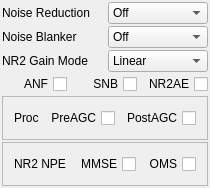
<?xml version="1.0" encoding="UTF-8"?>
<ui version="4.0">
 <class>NoiseFilterWidget</class>
 <widget class="QWidget" name="NoiseFilterWidget">
  <property name="geometry">
   <rect>
    <x>0</x>
    <y>0</y>
    <width>351</width>
    <height>430</height>
   </rect>
  </property>
  <property name="sizePolicy">
   <sizepolicy hsizetype="Minimum" vsizetype="Minimum">
    <horstretch>0</horstretch>
    <verstretch>0</verstretch>
   </sizepolicy>
  </property>
  <property name="windowTitle">
   <string>NoiseFilterWidget</string>
  </property>
  <layout class="QVBoxLayout" name="verticalLayout">
   <property name="spacing">
    <number>2</number>
   </property>
   <property name="sizeConstraint">
    <enum>QLayout::SetFixedSize</enum>
   </property>
   <property name="leftMargin">
    <number>2</number>
   </property>
   <property name="topMargin">
    <number>2</number>
   </property>
   <property name="rightMargin">
    <number>2</number>
   </property>
   <property name="bottomMargin">
    <number>2</number>
   </property>
   <item>
    <layout class="QHBoxLayout" name="horizontalLayout">
     <item>
      <widget class="QLabel" name="label_2">
       <property name="text">
        <string>Noise Reduction </string>
       </property>
      </widget>
     </item>
     <item>
      <widget class="QComboBox" name="nrModeComboBox">
       <item>
        <property name="text">
         <string>Off</string>
        </property>
       </item>
       <item>
        <property name="text">
         <string>NR1</string>
        </property>
       </item>
       <item>
        <property name="text">
         <string>NR2</string>
        </property>
       </item>
      </widget>
     </item>
    </layout>
   </item>
   <item>
    <layout class="QHBoxLayout" name="horizontalLayout_6">
     <item>
      <widget class="QLabel" name="label">
       <property name="text">
        <string>Noise Blanker </string>
       </property>
      </widget>
     </item>
     <item>
      <widget class="QComboBox" name="nbModeComboBox">
       <item>
        <property name="text">
         <string>Off</string>
        </property>
       </item>
       <item>
        <property name="text">
         <string>NB1</string>
        </property>
       </item>
       <item>
        <property name="text">
         <string>NB2</string>
        </property>
       </item>
      </widget>
     </item>
    </layout>
   </item>
   <item>
    <layout class="QHBoxLayout" name="horizontalLayout_3">
     <item>
      <widget class="QLabel" name="label_3">
       <property name="text">
        <string>NR2 Gain Mode </string>
       </property>
      </widget>
     </item>
     <item>
      <widget class="QComboBox" name="nr2GainComboBox">
       <item>
        <property name="text">
         <string>Linear</string>
        </property>
       </item>
       <item>
        <property name="text">
         <string>Log</string>
        </property>
       </item>
       <item>
        <property name="text">
         <string>Method</string>
        </property>
       </item>
      </widget>
     </item>
    </layout>
   </item>
   <item>
    <layout class="QHBoxLayout" name="horizontalLayout_2">
     <item>
      <widget class="QCheckBox" name="anfCheckBox">
       <property name="layoutDirection">
        <enum>Qt::RightToLeft</enum>
       </property>
       <property name="text">
        <string>ANF</string>
       </property>
      </widget>
     </item>
     <item>
      <widget class="QCheckBox" name="snbCheckBox">
       <property name="layoutDirection">
        <enum>Qt::RightToLeft</enum>
       </property>
       <property name="text">
        <string>SNB</string>
       </property>
      </widget>
     </item>
     <item>
      <widget class="QCheckBox" name="nr2aeCheckBox">
       <property name="layoutDirection">
        <enum>Qt::RightToLeft</enum>
       </property>
       <property name="text">
        <string>NR2AE</string>
       </property>
      </widget>
     </item>
    </layout>
   </item>
   <item>
    <widget class="QFrame" name="frame_5">
     <property name="frameShape">
      <enum>QFrame::StyledPanel</enum>
     </property>
     <property name="frameShadow">
      <enum>QFrame::Raised</enum>
     </property>
     <layout class="QHBoxLayout" name="horizontalLayout_5">
      <item>
       <widget class="QLabel" name="label_4">
        <property name="text">
         <string>Proc</string>
        </property>
       </widget>
      </item>
      <item>
       <widget class="QCheckBox" name="preAGCCheckBox">
        <property name="layoutDirection">
         <enum>Qt::RightToLeft</enum>
        </property>
        <property name="text">
         <string>PreAGC</string>
        </property>
        <property name="autoExclusive">
         <bool>true</bool>
        </property>
       </widget>
      </item>
      <item>
       <widget class="QCheckBox" name="postAGCCheckBox">
        <property name="layoutDirection">
         <enum>Qt::RightToLeft</enum>
        </property>
        <property name="text">
         <string>PostAGC</string>
        </property>
        <property name="autoExclusive">
         <bool>true</bool>
        </property>
       </widget>
      </item>
     </layout>
    </widget>
   </item>
   <item>
    <widget class="QFrame" name="frame_4">
     <property name="frameShape">
      <enum>QFrame::StyledPanel</enum>
     </property>
     <property name="frameShadow">
      <enum>QFrame::Raised</enum>
     </property>
     <layout class="QHBoxLayout" name="horizontalLayout_4">
      <item>
       <widget class="QLabel" name="label_5">
        <property name="text">
         <string>NR2 NPE</string>
        </property>
       </widget>
      </item>
      <item>
       <widget class="QCheckBox" name="mmseCheckBox">
        <property name="layoutDirection">
         <enum>Qt::RightToLeft</enum>
        </property>
        <property name="text">
         <string>MMSE</string>
        </property>
        <property name="autoExclusive">
         <bool>true</bool>
        </property>
       </widget>
      </item>
      <item>
       <widget class="QCheckBox" name="omsCheckBox">
        <property name="layoutDirection">
         <enum>Qt::RightToLeft</enum>
        </property>
        <property name="styleSheet">
         <string notr="true"/>
        </property>
        <property name="text">
         <string>OMS</string>
        </property>
        <property name="autoExclusive">
         <bool>true</bool>
        </property>
       </widget>
      </item>
     </layout>
    </widget>
   </item>
  </layout>
 </widget>
 <layoutdefault spacing="6" margin="11"/>
 <resources/>
 <connections/>
</ui>
